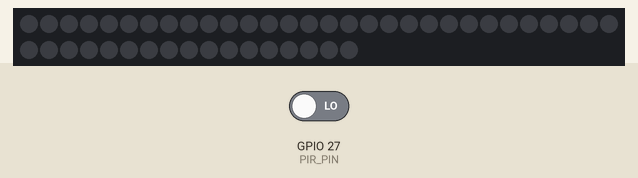
Simulated run of this sketch. Board: ESP32. On the bench: 47 RGB LEDs in strip order, left to right, continuing on the next row. The test bench sets the inputs (shaded band); at power-on: GPIO 27 (PIR_PIN) LOW. Dim RGB values are drawn brighter than linear.

Above: at 1.2 s.
1.3 s: GPIO 27 (PIR_PIN) driven HIGH
At 1.65 s:
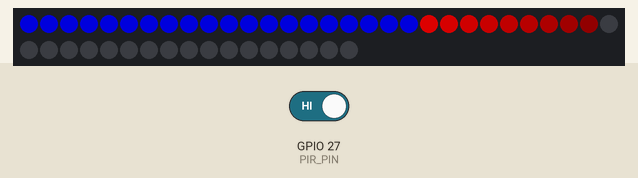
At 2.25 s:
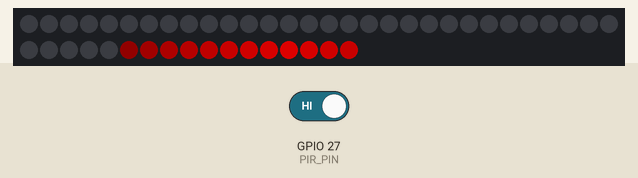
Timing chart, 0 to 4.3 s (numbered marks = the images above; inputs shaded):
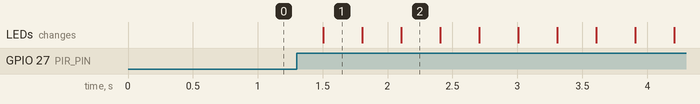

Measured:
- after the input at 1.3 s, the LEDs: change after 0.20 s (image 1)

The sketch:

two-zones.ino
```cpp
#include <Adafruit_NeoPixel.h>

// ========================
// CONFIGURATION
// ========================
#define LED_PIN     5
#define PIR_PIN     27
#define NUM_LEDS    47
#define BRIGHTNESS  150

// Zones
#define ZONE_A_START 0
#define ZONE_A_END   19   // 20 LEDs
#define ZONE_B_START 20
#define ZONE_B_END   46   // 27 LEDs

// PIR settings
#define PIR_DEBOUNCE_MS 200
#define ACTIVE_TIME_MS  10000    // <-- OFF after 10 seconds

// Flash Zone A settings
#define FLASH_SPEED_MS 600
bool flashState = false;
unsigned long lastFlashTime = 0;

// Knight Rider Zone B settings
#define KR_SPEED_MS 20
#define KR_TAIL 8
int krPos = ZONE_B_START;
int krDir = 1;
unsigned long lastKRTime = 0;

// PIR tracking
bool motionActive = false;
unsigned long lastMotionTime = 0;
unsigned long lastPirChange = 0;
int lastPirValue = LOW;

// Fade-out tracking
bool fadingOut = false;
unsigned long lastFadeStep = 0;
int fadeBrightness = BRIGHTNESS;

// LED strip
Adafruit_NeoPixel strip(NUM_LEDS, LED_PIN, NEO_GRB + NEO_KHZ800);

// ========================
// HELPERS
// ========================

void clearZone(int start, int end) {
  for (int i = start; i <= end; i++)
    strip.setPixelColor(i, 0);
}

// ----- Zone A: Flashing Blue -----
void blueFlashZoneA() {
  unsigned long now = millis();
  if (now - lastFlashTime > FLASH_SPEED_MS) {
    lastFlashTime = now;
    flashState = !flashState;
  }

  uint32_t color = flashState ? strip.Color(0, 0, 255) : strip.Color(0, 0, 0);

  for (int i = ZONE_A_START; i <= ZONE_A_END; i++) {
    strip.setPixelColor(i, color);
  }
}

// ----- Zone B: Knight Rider -----
void knightRiderZoneB() {
  unsigned long now = millis();
  if (now - lastKRTime < KR_SPEED_MS) return;
  lastKRTime = now;

  clearZone(ZONE_B_START, ZONE_B_END);

  strip.setPixelColor(krPos, strip.Color(255, 0, 0));

  for (int t = 1; t <= KR_TAIL; t++) {
    int left = krPos - t;
    int right = krPos + t;

    int fade = 255 - (255 * t / (KR_TAIL + 1));
    uint32_t tailColor = strip.Color(fade, 0, 0);

    if (left >= ZONE_B_START) strip.setPixelColor(left, tailColor);
    if (right <= ZONE_B_END) strip.setPixelColor(right, tailColor);
  }

  krPos += krDir;
  if (krPos <= ZONE_B_START || krPos >= ZONE_B_END)
    krDir = -krDir;
}

// ----- Non-blocking smooth fade-out -----
void fadeOutStrip() {
  unsigned long now = millis();

  if (!fadingOut) {
    fadingOut = true;
    fadeBrightness = BRIGHTNESS;
    lastFadeStep = now;
  }

  if (now - lastFadeStep > 15) {  // fade speed
    lastFadeStep = now;

    fadeBrightness -= 4;
    if (fadeBrightness < 0) fadeBrightness = 0;

    strip.setBrightness(fadeBrightness);
    strip.show();
  }
}

// Reset fade when motion is detected
void resetFade() {
  fadingOut = false;
  fadeBrightness = BRIGHTNESS;
  strip.setBrightness(BRIGHTNESS);
}

// ========================
// PIR HANDLING
// ========================
void handlePIR() {
  unsigned long now = millis();
  int reading = digitalRead(PIR_PIN);

  if (reading != lastPirValue) {
    lastPirChange = now;
    lastPirValue = reading;
  }

  if (now - lastPirChange > PIR_DEBOUNCE_MS) {
    if (reading == HIGH) {
      motionActive = true;
      lastMotionTime = now;
      resetFade();   // <-- IMPORTANT FIX
    }
  }

  if (motionActive && now - lastMotionTime > ACTIVE_TIME_MS) {
    motionActive = false;
  }
}

// ========================
// SETUP + LOOP
// ========================
void setup() {
  Serial.begin(115200);
  pinMode(PIR_PIN, INPUT);

  strip.begin();
  strip.setBrightness(BRIGHTNESS);
  strip.show();
}

void loop() {
  handlePIR();

  if (motionActive) {
    fadingOut = false;  // Make sure fade stops
    blueFlashZoneA();
    knightRiderZoneB();
  } else {
    fadeOutStrip();
  }

  strip.show();
}
```
